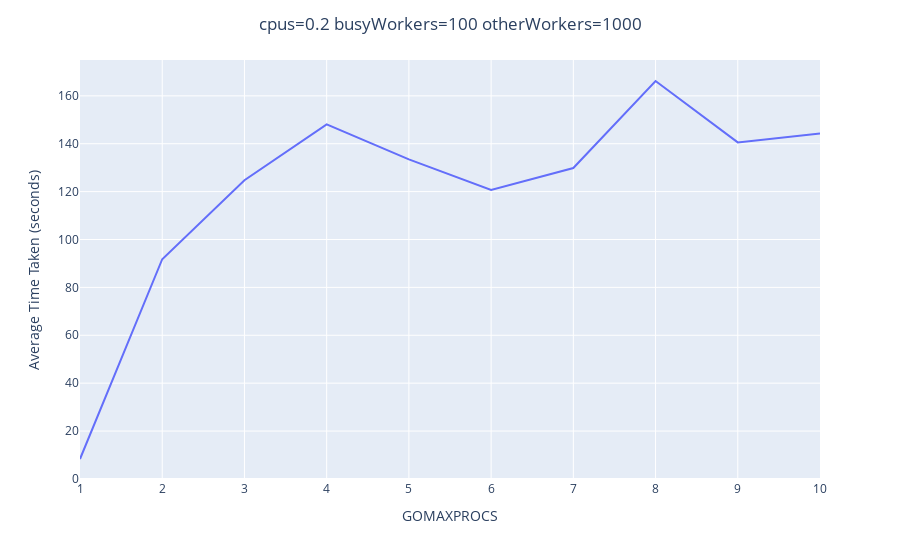

Notebook code cell kept with this figure:
### Code cell
fig = px.line(df, x='GOMAXPROCS', y='Average Time Taken')
fig.update_layout(title={'text':'cpus=0.2 busyWorkers=100 otherWorkers=1000', 'x':0.5}, 
                 yaxis_title='Average Time Taken (seconds)')

### Figure 1 — Plotly figure (JSON) as saved in the notebook; plotly's stock layout.template omitted (floating-point values rounded to 4 significant figures)
{"data": [{"hovertemplate": "GOMAXPROCS=%{x}<br>Average Time Taken=%{y}<extra></extra>", "legendgroup": "", "line": {"color": "#636efa", "dash": "solid"}, "marker": {"symbol": "circle"}, "mode": "lines", "name": "", "orientation": "v", "showlegend": false, "type": "scatter", "x": [1, 2, 3, 4, 5, 6, 7, 8, 9, 10], "xaxis": "x", "y": [8.33, 91.77, 124.8, 148.1, 133.5, 120.7, 129.9, 166.2, 140.6, 144.3], "yaxis": "y"}], "layout": {"autosize": true, "legend": {"tracegroupgap": 0}, "margin": {"t": 60}, "title": {"text": "cpus=0.2 busyWorkers=100 otherWorkers=1000", "x": 0.5}, "xaxis": {"anchor": "y", "autorange": true, "domain": [0, 1], "range": [1, 10], "title": {"text": "GOMAXPROCS"}, "type": "linear"}, "yaxis": {"anchor": "x", "autorange": true, "domain": [0, 1], "range": [-0.4406, 175.0], "title": {"text": "Average Time Taken (seconds)"}, "type": "linear"}}}
